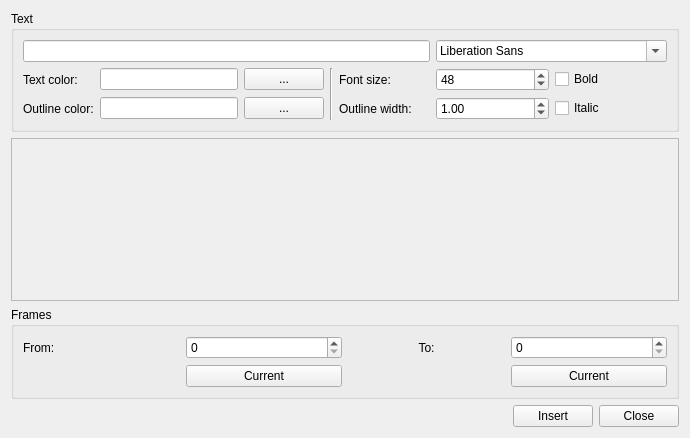
<?xml version="1.0" encoding="UTF-8"?>
<ui version="4.0">
 <class>TextWidget</class>
 <widget class="QWidget" name="TextWidget">
  <property name="geometry">
   <rect>
    <x>0</x>
    <y>0</y>
    <width>690</width>
    <height>438</height>
   </rect>
  </property>
  <property name="windowTitle">
   <string>Render text</string>
  </property>
  <layout class="QGridLayout" name="gridLayout">
   <item row="0" column="0" colspan="3">
    <widget class="QGroupBox" name="groupBox">
     <property name="title">
      <string>Text</string>
     </property>
     <layout class="QGridLayout" name="gridLayout_3">
      <item row="2" column="9">
       <widget class="QCheckBox" name="boldBox">
        <property name="text">
         <string>Bold</string>
        </property>
       </widget>
      </item>
      <item row="3" column="0">
       <widget class="QLabel" name="label_4">
        <property name="text">
         <string>Outline color:</string>
        </property>
       </widget>
      </item>
      <item row="3" column="1">
       <widget class="QLineEdit" name="ocEdit"/>
      </item>
      <item row="3" column="2">
       <widget class="QPushButton" name="ocButton">
        <property name="text">
         <string>...</string>
        </property>
       </widget>
      </item>
      <item row="2" column="8">
       <widget class="QSpinBox" name="sizeBox">
        <property name="minimum">
         <number>6</number>
        </property>
        <property name="maximum">
         <number>200</number>
        </property>
        <property name="value">
         <number>48</number>
        </property>
       </widget>
      </item>
      <item row="2" column="1">
       <widget class="QLineEdit" name="tcEdit"/>
      </item>
      <item row="2" column="0">
       <widget class="QLabel" name="label_3">
        <property name="text">
         <string>Text color:</string>
        </property>
       </widget>
      </item>
      <item row="2" column="2">
       <widget class="QPushButton" name="tcButton">
        <property name="text">
         <string>...</string>
        </property>
       </widget>
      </item>
      <item row="0" column="8" colspan="2">
       <widget class="QFontComboBox" name="fontComboBox"/>
      </item>
      <item row="2" column="4" colspan="2">
       <widget class="QLabel" name="label_6">
        <property name="text">
         <string>Font size:</string>
        </property>
       </widget>
      </item>
      <item row="3" column="4">
       <widget class="QLabel" name="label_5">
        <property name="text">
         <string>Outline width:</string>
        </property>
       </widget>
      </item>
      <item row="0" column="0" colspan="8">
       <widget class="QLineEdit" name="lineEdit"/>
      </item>
      <item row="3" column="9">
       <widget class="QCheckBox" name="italicBox">
        <property name="text">
         <string>Italic</string>
        </property>
       </widget>
      </item>
      <item row="2" column="3" rowspan="2">
       <widget class="Line" name="line">
        <property name="orientation">
         <enum>Qt::Vertical</enum>
        </property>
       </widget>
      </item>
      <item row="3" column="8">
       <widget class="QDoubleSpinBox" name="outlineBox">
        <property name="minimum">
         <double>0.010000000000000</double>
        </property>
        <property name="singleStep">
         <double>0.500000000000000</double>
        </property>
        <property name="value">
         <double>1.000000000000000</double>
        </property>
       </widget>
      </item>
     </layout>
    </widget>
   </item>
   <item row="1" column="0" colspan="3">
    <widget class="QFrame" name="frame">
     <property name="frameShape">
      <enum>QFrame::StyledPanel</enum>
     </property>
     <property name="frameShadow">
      <enum>QFrame::Raised</enum>
     </property>
     <layout class="QGridLayout" name="gridLayout_4">
      <item row="0" column="0">
       <spacer name="verticalSpacer">
        <property name="orientation">
         <enum>Qt::Vertical</enum>
        </property>
        <property name="sizeHint" stdset="0">
         <size>
          <width>20</width>
          <height>201</height>
         </size>
        </property>
       </spacer>
      </item>
     </layout>
    </widget>
   </item>
   <item row="2" column="0" colspan="3">
    <widget class="QGroupBox" name="groupBox_2">
     <property name="title">
      <string>Frames</string>
     </property>
     <layout class="QGridLayout" name="gridLayout_2">
      <item row="0" column="0">
       <widget class="QLabel" name="label">
        <property name="text">
         <string>From:</string>
        </property>
       </widget>
      </item>
      <item row="0" column="1">
       <widget class="QSpinBox" name="fromBox"/>
      </item>
      <item row="0" column="2">
       <widget class="QLabel" name="label_2">
        <property name="text">
         <string>To:</string>
        </property>
        <property name="alignment">
         <set>Qt::AlignCenter</set>
        </property>
       </widget>
      </item>
      <item row="0" column="3">
       <widget class="QSpinBox" name="toBox"/>
      </item>
      <item row="1" column="1">
       <widget class="QPushButton" name="curFromButton">
        <property name="text">
         <string>Current</string>
        </property>
       </widget>
      </item>
      <item row="1" column="3">
       <widget class="QPushButton" name="curToButton">
        <property name="text">
         <string>Current</string>
        </property>
       </widget>
      </item>
     </layout>
    </widget>
   </item>
   <item row="3" column="0">
    <spacer name="horizontalSpacer">
     <property name="orientation">
      <enum>Qt::Horizontal</enum>
     </property>
     <property name="sizeHint" stdset="0">
      <size>
       <width>505</width>
       <height>20</height>
      </size>
     </property>
    </spacer>
   </item>
   <item row="3" column="1">
    <widget class="QPushButton" name="posButton">
     <property name="text">
      <string>Insert</string>
     </property>
     <property name="icon">
      <iconset resource="../res.qrc">
       <normaloff>:/res/ok.png</normaloff>:/res/ok.png</iconset>
     </property>
    </widget>
   </item>
   <item row="3" column="2">
    <widget class="QPushButton" name="negButton">
     <property name="text">
      <string>Close</string>
     </property>
     <property name="icon">
      <iconset resource="../res.qrc">
       <normaloff>:/res/cancel.png</normaloff>:/res/cancel.png</iconset>
     </property>
    </widget>
   </item>
  </layout>
 </widget>
 <resources>
  <include location="../res.qrc"/>
 </resources>
 <connections/>
</ui>
